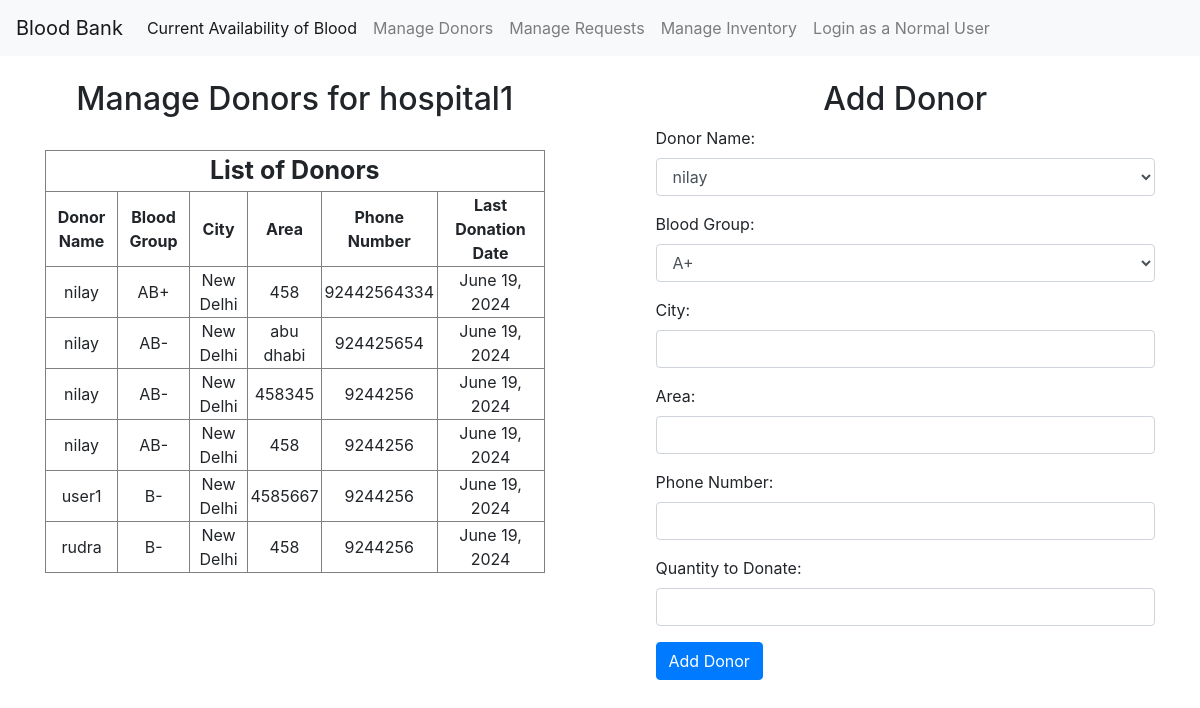
/hospital/3/donate_blood/ (signed in), run on the app's committed database.
### hospital/models.py (models this page shows, shortened)
class Hospital(models.Model):
    hospital_name = models.CharField(max_length=255)
    city = models.CharField(max_length=100)
    area = models.CharField(max_length=500)
    phone_number = models.CharField(max_length=15)
    email = models.EmailField(unique=True)
    password = models.CharField(max_length=128)
    is_active = models.BooleanField(default=True)

class Donor(models.Model):
    donor_name = models.ForeignKey(CustomUser, on_delete=models.CASCADE)
    blood_group = models.CharField(max_length=3, choices=BloodInventory.BLOOD_GROUPS)
    hospital = models.ForeignKey(Hospital, on_delete=models.CASCADE)
    donor_city = models.CharField(max_length=100, default="city1")
    donor_area = models.CharField(max_length=500, default="area1")
    donor_phone_number = models.CharField(max_length=15, default="1234567890")
    last_donation_date = models.DateField(null=True, blank=True)

### login/models.py (models this page shows, shortened)
class CustomUser(models.Model):
    username = models.CharField(max_length=150, unique=True)
    email = models.EmailField(unique=True)
    password = models.CharField(max_length=128)
    is_active = models.BooleanField(default=True)
    last_login = models.DateTimeField(auto_now_add=True, blank=True, null=True)
    def __str__(self):
        return self.username

### hospital/views.py (the view)
# urls.py: path('<int:hospital_id>/donate_blood/', views.donate_blood, name='donate_blood'),
def donate_blood(request, hospital_id):
    user_id = request.session.get('user_id')
    if user_id:
        hospital = get_object_or_404(Hospital, id=hospital_id)
        donors = Donor.objects.filter(hospital=hospital)
        if request.method == 'POST':
            donor_id = request.POST.get('donor_name')
            blood_group = request.POST.get('blood_group')
            donor_city = request.POST.get('donor_city')
            donor_area = request.POST.get('donor_area')
            donor_phone_number = request.POST.get('donor_phone_number')
            quantity = request.POST.get('quantity')
            donor_user = CustomUser.objects.get(id=donor_id)
            donor = Donor(
            donor_name=donor_user,
            hospital=hospital,
            blood_group=blood_group,
            donor_city=donor_city,
            donor_area=donor_area,
            donor_phone_number=donor_phone_number
            )
            donor.donate_blood(int(quantity))
            messages.success(request, 'Blood donated successfully.')
            return redirect('hospital:hospital_list', hospital_id=hospital.id)
        else:
            users = CustomUser.objects.all()
            donors = Donor.objects.filter(hospital=hospital)
            return render(request, 'donate_blood.html', {'users': users, 'donors': donors, 'hospital': hospital})
    messages.error(request, 'Session is not established. Please Login Again.')
    return render(request, 'donate_blood.html')

### hospital/templates/donate_blood.html (shortened to what this page needs)
{% extends "hospital_list.html" %}
    {% block content %}
    <div class="container">
        <div class="donor_table" style="float:left; width: 45%; margin-right: 5%;">
            <h2 style="text-align:center">Manage Donors for {{ hospital.hospital_name }}</h2><br>
            <table border='1' style="margin-left: auto; margin-right: auto; width: 100%;">
                <tr>
                    <th style="text-align:center;font-size:25px;" colspan='8'>List of Donors</th>
                </tr>
                <tr style="text-align: center">
                    <th>Donor Name</th>
                    <th>Blood Group</th>
                    <th>City</th>
                    <th>Area</th>
                    <th>Phone Number</th>
                    <th>Last Donation Date</th>
                </tr>
                {% for donor in donors %}
                    <tr style="text-align: center;">
                        <td>{{ donor.donor_name }}</td>
                        <td>{{ donor.blood_group }}</td>
                        <td>{{ donor.donor_city }}</td>
                        <td>{{ donor.donor_area }}</td>
                        <td>{{ donor.donor_phone_number }}</td>
                        <td>{{ donor.last_donation_date }}</td>
                    </tr>
                {% endfor %}
            </table>
        </div>
        <div class='donor_form' style="float:right; width: 45%;">
            <h2 style="text-align:center">Add Donor</h2>
            <form method="post" action="{% url 'hospital:donate_blood' hospital_id=hospital.pk %}" enctype="multipart/form-data">
                <div class="form-group">
                    <label for="id_donor_name">Donor Name:</label>
                    <select id="id_donor_name" name="donor_name" class="form-control" required>
                        {% for user in users %}
                            <option value="{{ user.id }}">{{ user.username }}</option>
                        {% endfor %}
                    </select>
                </div>
                <div class="form-group">
                    <label for="id_blood_group">Blood Group:</label>
                    <select id="id_blood_group" name="blood_group" class="form-control" required>
                        <option value="A+">A+</option>
                    </select>
                </div>
                <div class="form-group">
                    <label for="id_donor_city">City:</label>
                    <input type="text" id="id_donor_city" name="donor_city" class="form-control" required>
                </div>
                <div class="form-group">
                    <label for="id_donor_area">Area:</label>
                    <input type="text" id="id_donor_area" name="donor_area" class="form-control" required>
                </div>
                <div class="form-group">
                    <label for="id_donor_phone_number">Phone Number:</label>
                    <input type="text" id="id_donor_phone_number" name="donor_phone_number" class="form-control" required>
                </div>
                <div class="form-group">
                    <label for="id_quantity">Quantity to Donate:</label>
                    <input type="number" id="id_quantity" name="quantity" class="form-control" min="1" required>
                </div>
                <button type="submit" class="btn btn-primary">Add Donor</button>
            </form>
        </div>
    </div>
    {% endblock content %}

### data on the page
Hospital: hospital_name "hospital1"
Donor: donor_name "nilay", blood_group "AB+", donor_city "New Delhi", donor_area "458", donor_phone_number "92442564334", last_donation_date "June 19, 2024"
Donor: donor_name "nilay", blood_group "AB-", donor_city "New Delhi", donor_area "abu dhabi", donor_phone_number "924425654", last_donation_date "June 19, 2024"
Donor: donor_name "nilay", blood_group "AB-", donor_city "New Delhi", donor_area "458345", donor_phone_number "9244256", last_donation_date "June 19, 2024"
Donor: donor_name "nilay", blood_group "AB-", donor_city "New Delhi", donor_area "458", donor_phone_number "9244256", last_donation_date "June 19, 2024"
Donor: donor_name "user1", blood_group "B-", donor_city "New Delhi", donor_area "4585667", donor_phone_number "9244256", last_donation_date "June 19, 2024"
Donor: donor_name "rudra", blood_group "B-", donor_city "New Delhi", donor_area "458", donor_phone_number "9244256", last_donation_date "June 19, 2024"

### other printed values
form field donor_name "nilay"
